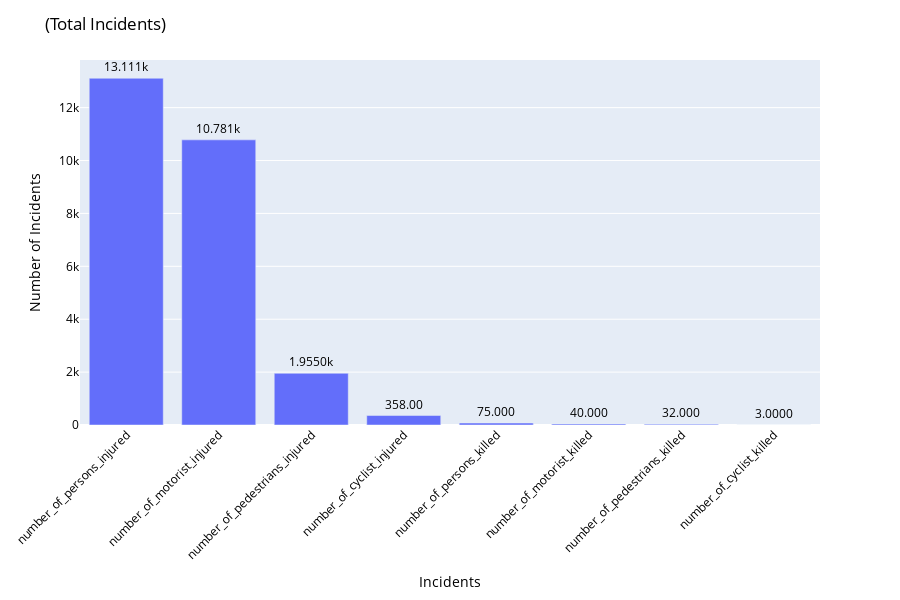

Notebook code for this chart:
### Code cell
#Creating a bar graph for the total of each incidents

total_sum1= total_sum.sort_values(ascending=False).rename_axis('Incidents').reset_index(name='counts')

fig1 = px.bar(total_sum1, x = total_sum1['Incidents'], y = total_sum1['counts'], text = total_sum1['counts'], labels={"counts": "Number of Incidents"})
fig1.update_layout(font_family="Open Sans")
fig1.update_layout(font_color='Black')
fig1.update_traces(texttemplate='%{text:.5s}', textposition='outside')
fig1.update_layout(uniformtext_minsize=7, uniformtext_mode='hide')
fig1.update_layout(height=600)
fig1.update_layout(barmode='group', xaxis_tickangle=-45)
fig1.update_layout(title='(Total Incidents)')
fig1.update_layout(title_xanchor="left")
fig1.show()

### Figure 1 — Plotly figure (JSON) as saved in the notebook; plotly's stock layout.template omitted (floating-point values rounded to 4 significant figures)
{"data": [{"alignmentgroup": "True", "hovertemplate": "Incidents=%{x}<br>Number of Incidents=%{text}<extra></extra>", "legendgroup": "", "marker": {"color": "#636efa"}, "name": "", "offsetgroup": "", "orientation": "v", "showlegend": false, "text": [13111, 10781, 1955, 358, 75, 40, 32, 3], "textposition": "outside", "texttemplate": "%{text:.5s}", "type": "bar", "x": ["number_of_persons_injured", "number_of_motorist_injured", "number_of_pedestrians_injured", "number_of_cyclist_injured", "number_of_persons_killed", "number_of_motorist_killed", "number_of_pedestrians_killed", "number_of_cyclist_killed"], "xaxis": "x", "y": [13111, 10781, 1955, 358, 75, 40, 32, 3], "yaxis": "y"}], "layout": {"barmode": "group", "font": {"color": "Black", "family": "Open Sans"}, "height": 600, "legend": {"tracegroupgap": 0}, "margin": {"t": 60}, "title": {"text": "(Total Incidents)", "xanchor": "left"}, "uniformtext": {"minsize": 7, "mode": "hide"}, "xaxis": {"anchor": "y", "domain": [0, 1], "tickangle": -45, "title": {"text": "Incidents"}}, "yaxis": {"anchor": "x", "domain": [0, 1], "title": {"text": "Number of Incidents"}}}}
